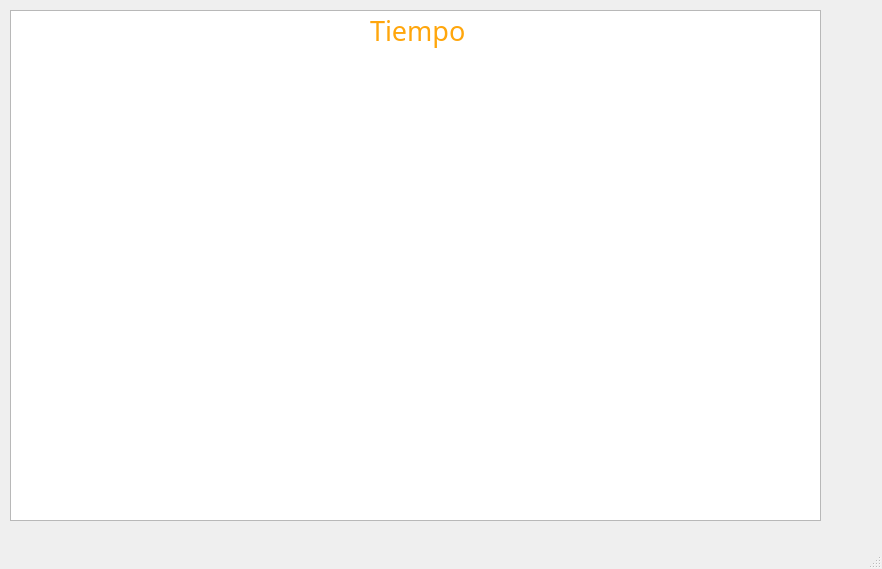
<?xml version="1.0" encoding="UTF-8"?>
<ui version="4.0">
 <class>MainWindow</class>
 <widget class="QMainWindow" name="MainWindow">
  <property name="geometry">
   <rect>
    <x>0</x>
    <y>0</y>
    <width>882</width>
    <height>569</height>
   </rect>
  </property>
  <property name="mouseTracking">
   <bool>false</bool>
  </property>
  <property name="contextMenuPolicy">
   <enum>Qt::NoContextMenu</enum>
  </property>
  <property name="windowTitle">
   <string>MainWindow</string>
  </property>
  <property name="styleSheet">
   <string notr="true">#cronometro{
color: rgb(255, 166, 12);
}
</string>
  </property>
  <widget class="QWidget" name="centralwidget">
   <widget class="QLabel" name="cronometro">
    <property name="geometry">
     <rect>
      <x>370</x>
      <y>10</y>
      <width>111</width>
      <height>41</height>
     </rect>
    </property>
    <property name="font">
     <font>
      <family>Dubai Medium</family>
      <pointsize>20</pointsize>
     </font>
    </property>
    <property name="text">
     <string>Tiempo</string>
    </property>
   </widget>
   <widget class="QGraphicsView" name="graphicsView">
    <property name="geometry">
     <rect>
      <x>10</x>
      <y>10</y>
      <width>811</width>
      <height>511</height>
     </rect>
    </property>
    <property name="styleSheet">
     <string notr="true">background-image: url(:/Sprites/r.png);</string>
    </property>
   </widget>
   <widget class="QLabel" name="textonota">
    <property name="geometry">
     <rect>
      <x>190</x>
      <y>210</y>
      <width>121</width>
      <height>51</height>
     </rect>
    </property>
    <property name="palette">
     <palette>
      <active>
       <colorrole role="WindowText">
        <brush brushstyle="SolidPattern">
         <color alpha="255">
          <red>255</red>
          <green>255</green>
          <blue>255</blue>
         </color>
        </brush>
       </colorrole>
      </active>
      <inactive>
       <colorrole role="WindowText">
        <brush brushstyle="SolidPattern">
         <color alpha="255">
          <red>255</red>
          <green>255</green>
          <blue>255</blue>
         </color>
        </brush>
       </colorrole>
      </inactive>
      <disabled>
       <colorrole role="WindowText">
        <brush brushstyle="SolidPattern">
         <color alpha="255">
          <red>120</red>
          <green>120</green>
          <blue>120</blue>
         </color>
        </brush>
       </colorrole>
      </disabled>
     </palette>
    </property>
    <property name="font">
     <font>
      <family>Papyrus</family>
      <pointsize>26</pointsize>
     </font>
    </property>
    <property name="text">
     <string>Nota: </string>
    </property>
   </widget>
   <widget class="QLabel" name="nota">
    <property name="geometry">
     <rect>
      <x>290</x>
      <y>210</y>
      <width>121</width>
      <height>51</height>
     </rect>
    </property>
    <property name="palette">
     <palette>
      <active>
       <colorrole role="WindowText">
        <brush brushstyle="SolidPattern">
         <color alpha="255">
          <red>255</red>
          <green>255</green>
          <blue>255</blue>
         </color>
        </brush>
       </colorrole>
      </active>
      <inactive>
       <colorrole role="WindowText">
        <brush brushstyle="SolidPattern">
         <color alpha="255">
          <red>255</red>
          <green>255</green>
          <blue>255</blue>
         </color>
        </brush>
       </colorrole>
      </inactive>
      <disabled>
       <colorrole role="WindowText">
        <brush brushstyle="SolidPattern">
         <color alpha="255">
          <red>120</red>
          <green>120</green>
          <blue>120</blue>
         </color>
        </brush>
       </colorrole>
      </disabled>
     </palette>
    </property>
    <property name="font">
     <font>
      <family>Papyrus</family>
      <pointsize>26</pointsize>
     </font>
    </property>
    <property name="text">
     <string>0</string>
    </property>
   </widget>
   <widget class="QLabel" name="nivelname">
    <property name="geometry">
     <rect>
      <x>280</x>
      <y>120</y>
      <width>191</width>
      <height>51</height>
     </rect>
    </property>
    <property name="palette">
     <palette>
      <active>
       <colorrole role="WindowText">
        <brush brushstyle="SolidPattern">
         <color alpha="255">
          <red>255</red>
          <green>255</green>
          <blue>255</blue>
         </color>
        </brush>
       </colorrole>
      </active>
      <inactive>
       <colorrole role="WindowText">
        <brush brushstyle="SolidPattern">
         <color alpha="255">
          <red>255</red>
          <green>255</green>
          <blue>255</blue>
         </color>
        </brush>
       </colorrole>
      </inactive>
      <disabled>
       <colorrole role="WindowText">
        <brush brushstyle="SolidPattern">
         <color alpha="255">
          <red>120</red>
          <green>120</green>
          <blue>120</blue>
         </color>
        </brush>
       </colorrole>
      </disabled>
     </palette>
    </property>
    <property name="font">
     <font>
      <family>Papyrus</family>
      <pointsize>26</pointsize>
     </font>
    </property>
    <property name="text">
     <string>Nivel</string>
    </property>
   </widget>
   <zorder>graphicsView</zorder>
   <zorder>textonota</zorder>
   <zorder>cronometro</zorder>
   <zorder>nota</zorder>
   <zorder>nivelname</zorder>
  </widget>
  <widget class="QMenuBar" name="menubar">
   <property name="geometry">
    <rect>
     <x>0</x>
     <y>0</y>
     <width>882</width>
     <height>21</height>
    </rect>
   </property>
  </widget>
  <widget class="QStatusBar" name="statusbar"/>
 </widget>
 <resources/>
 <connections/>
</ui>
